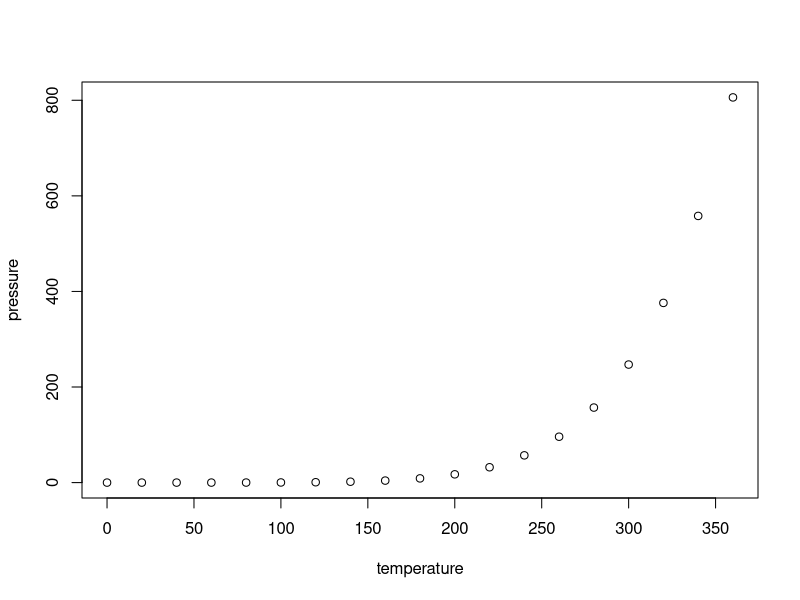
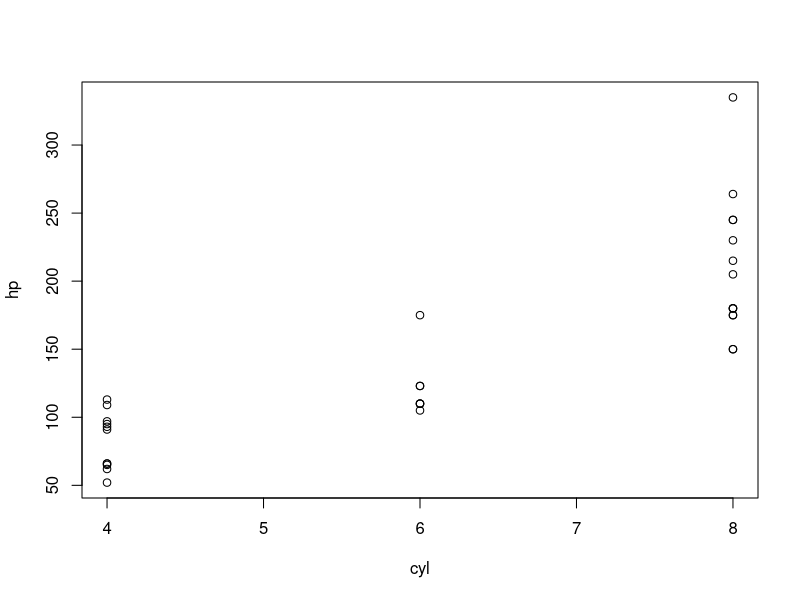
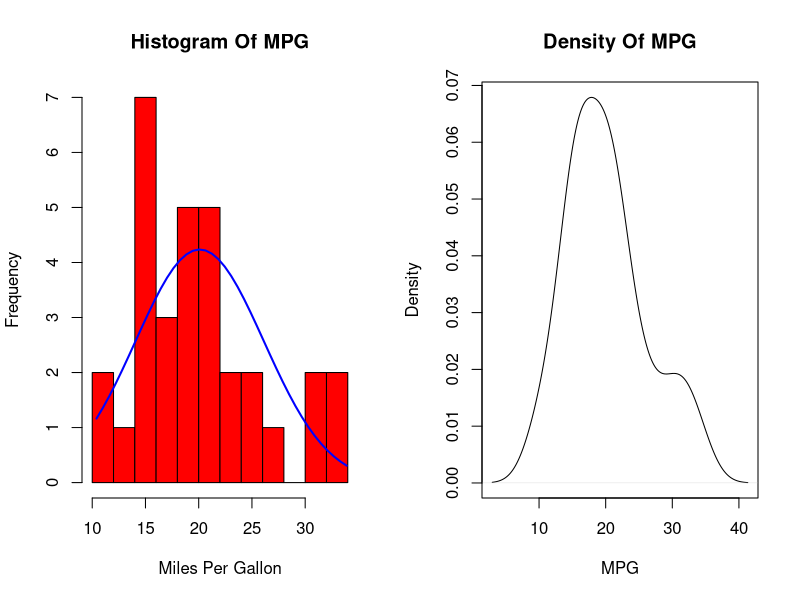
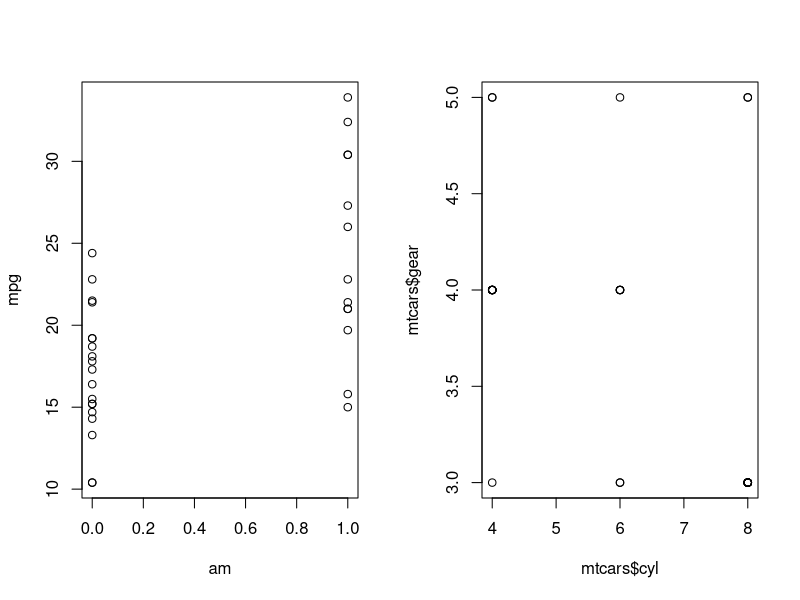

Reproduce these figures in R, in order.
## ---- chunk 1
knitr::opts_chunk$set(echo = TRUE)
## ---- chunk 2
summary(cars)
## ---- chunk 3
plot(pressure)
## ---- chunk 4
dim(mtcars)
summary(mtcars)
head(mtcars)
tail(mtcars)

## ---- chunk 5
with(mtcars,plot(cyl,hp)) 
par(mfrow=c(1, 2))
# Histogram with Normal Curve
x <- mtcars$mpg
h<-hist(x, breaks=10, col="red", xlab="Miles Per Gallon",
   main="Histogram Of MPG")
xfit<-seq(min(x),max(x),length=40)
yfit<-dnorm(xfit,mean=mean(x),sd=sd(x))
yfit <- yfit*diff(h$mids[1:2])*length(x)
lines(xfit, yfit, col="blue", lwd=2)
# Kernel Density Plot
d <- density(mtcars$mpg)
plot(d, xlab="MPG", main ="Density Of MPG")

## ---- chunk 6
  
with(mtcars,plot(am,mpg))
## ---- chunk 7
plot(mtcars$cyl, mtcars$gear)

## ---- chunk 8

